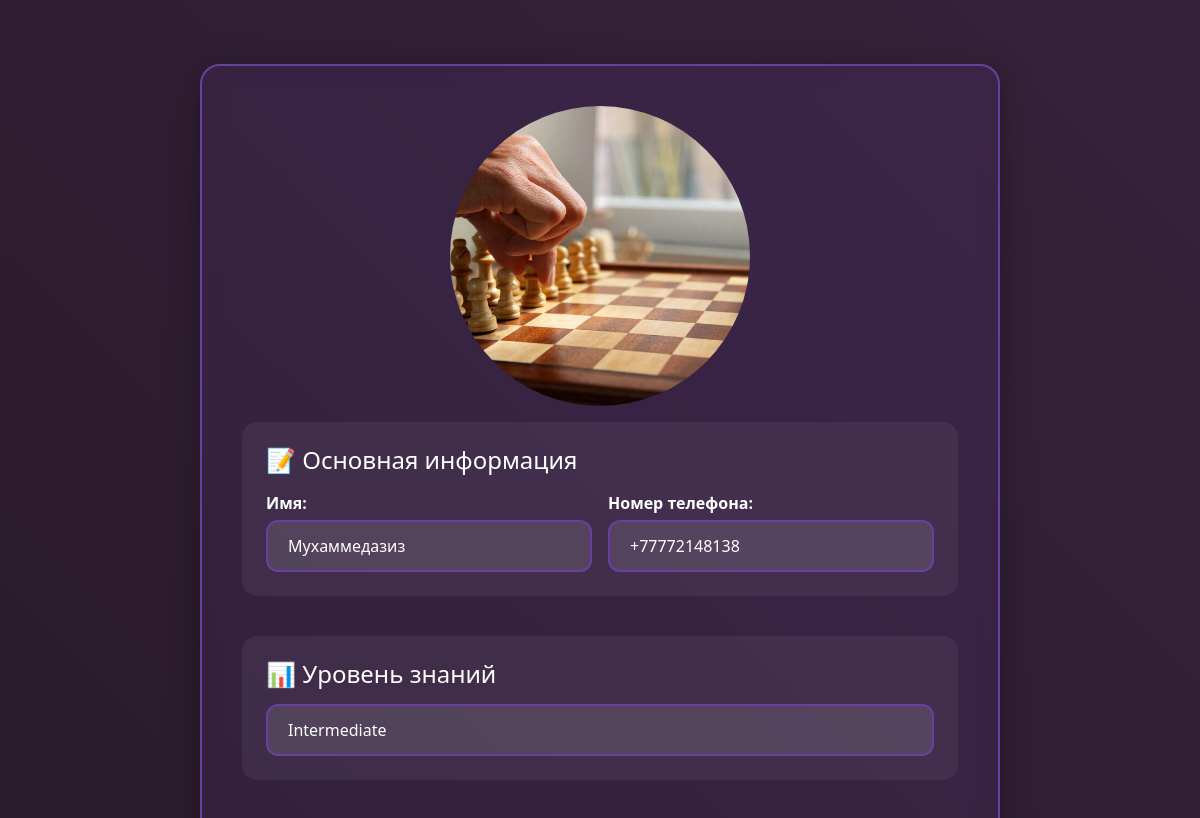
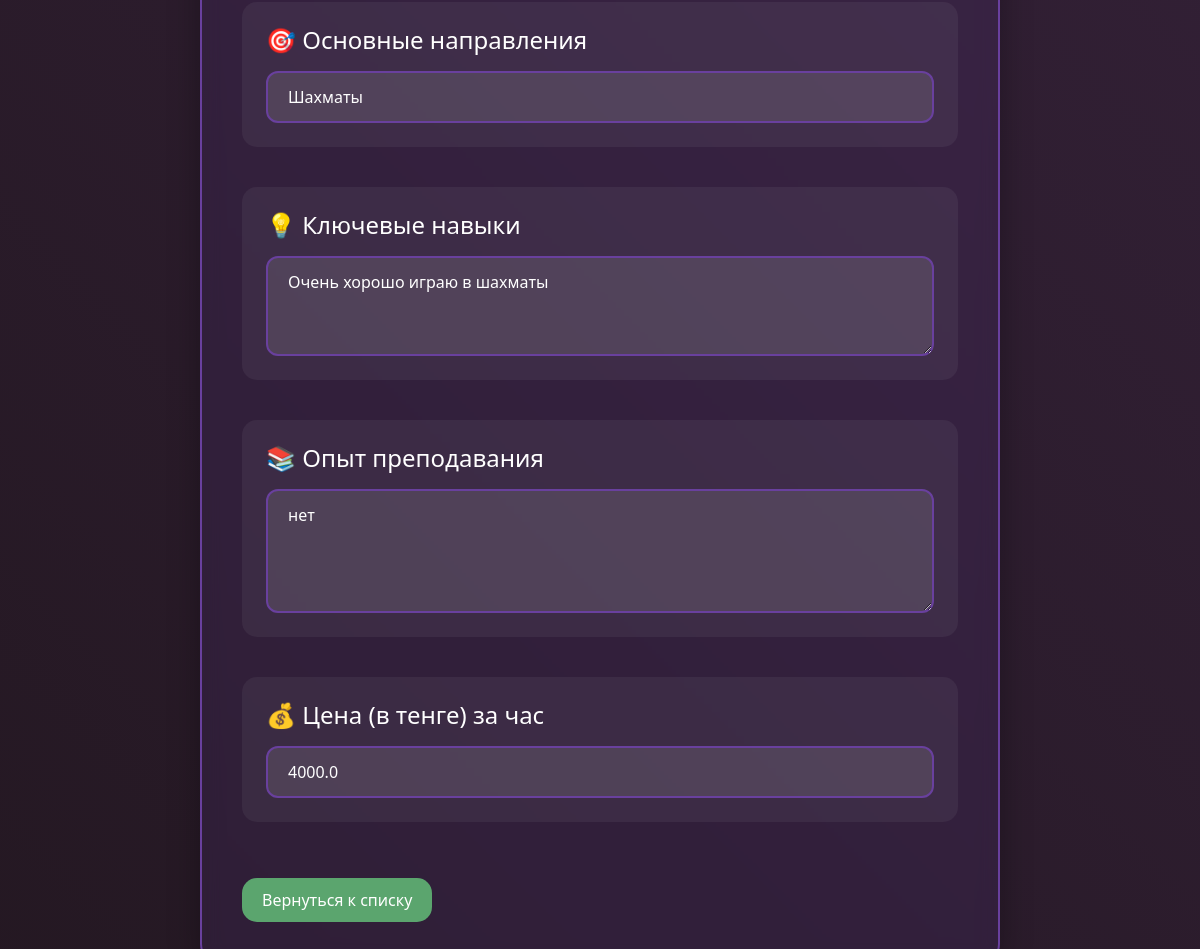
The page /teacher/1/ on the database its author committed (2 pictures, top to bottom).
### main/models.py (models this page shows, shortened)
class Teacher(models.Model):
    user = models.ForeignKey(settings.AUTH_USER_MODEL, on_delete=models.CASCADE)
    name = models.CharField(max_length=255, default="")
    phone = models.CharField(max_length=20)
    skill_level = models.CharField(
        max_length=20,
        choices=[('Beginner', 'Beginner'), ('Intermediate', 'Intermediate'), ('Advanced', 'Advanced')],
        default='Beginner'
    )
    directions = models.TextField()
    skills = models.TextField()
    experience = models.TextField()
    price = models.FloatField()
    avatar = models.ImageField(upload_to='avatars/', blank=True, null=True)

### main/views.py (the view)
# urls.py: path('teacher/<int:teacher_id>/', teacher_detail, name='teacher_detail'),
def teacher_detail(request, teacher_id):
    teacher = get_object_or_404(Teacher, id=teacher_id)
    return render(request, 'main/teacher_detail.html', {'teacher': teacher})

### main/templates/main/teacher_detail.html (shortened to what this page needs)
<!DOCTYPE html>
<html lang="ru">
<head>
  <link href="https://cdn.jsdelivr.net/npm/bootstrap@5.3.0/dist/css/bootstrap.min.css" rel="stylesheet">
</head>
<body>
  <div class="application-container">
    {% if teacher.avatar %}
      <img src="{{ teacher.avatar.url }}" alt="{{ teacher.name }}" class="profile-avatar" id="avatarImage">
    {% else %}
      <p class="text-center">Файл не выбран</p>
    {% endif %}
    <div class="form-section">
      <h4 class="mb-3">📝 Основная информация</h4>
      <div class="row g-3">
        <div class="col-md-6">
          <label>Имя:</label>
          <input type="text" class="form-control custom-input" value="{{ teacher.name }}" readonly>
        </div>
        <div class="col-md-6">
          <label>Номер телефона:</label>
          <input type="text" class="form-control custom-input" value="{{ teacher.phone }}" readonly>
        </div>
      </div>
    </div>
      <div class="form-section">
  <h4 class="mb-3">📊 Уровень знаний</h4>
  <input type="text" class="form-control custom-input" value="{{ teacher.skill_level }}" readonly>
</div>
    <div class="form-section">
      <h4 class="mb-3">🎯 Основные направления</h4>
      <input type="text" class="form-control custom-input" value="{{ teacher.directions }}" readonly placeholder="Например: Программирование, Дизайн, Маркетинг, Иностранные языки, Математика, Физика, Шахматы">
    </div>
    <div class="form-section">
      <h4 class="mb-3">💡 Ключевые навыки</h4>
      <textarea class="form-control custom-input" rows="3" readonly placeholder="Добавьте навык">{{ teacher.skills }}</textarea>
    </div>
    <div class="form-section">
      <h4 class="mb-3">📚 Опыт преподавания</h4>
      <textarea class="form-control custom-input" rows="4" readonly placeholder="Опишите ваш опыт...">{{ teacher.experience }}</textarea>
    </div>
    <div class="form-section">
      <h4 class="mb-3">💰 Цена (в тенге) за час </h4>
      <input type="text" class="form-control custom-input" value="{{ teacher.price }}" readonly placeholder="Цена">
    </div>
    <a href="{% url 'menu' %}" class="btn-custom">Вернуться к списку</a>
  </div>
</body>
</html>

### main/templates/main/teacher_detail.html (style rules this page uses)
:root { --black: #241822; --purple: #69409e; --blue: #5bc4eb; --light-green: #5ba56e; --dark-green: #2c806f; --white: #ffffff; }
body { background: linear-gradient(45deg, var(--black), #36223b); color: var(--white); min-height: 100vh; padding: 2rem; }
.application-container { max-width: 800px; margin: 2rem auto; background: rgba(105, 64, 158, 0.15); backdrop-filter: blur(10px); border-radius: 20px; border: 2px solid var(--purple); padding: 2.5rem; box-shadow: 0 8px 32px rgba(0,0,0,0.3); }
.form-section { margin-bottom: 2.5rem; padding: 1.5rem; background: rgba(255,255,255,0.05); border-radius: 15px; transition: transform 0.3s ease; }
.custom-input { background: rgba(255,255,255,0.1); border: 2px solid var(--purple); color: var(--white); padding: 12px 20px; border-radius: 12px; transition: all 0.3s ease; }
.btn-custom { background: var(--light-green); color: var(--white); border: none; padding: 10px 20px; border-radius: 15px; text-decoration: none; transition: transform 0.3s ease; display: inline-block; margin-top: 1rem; }
.profile-avatar { display: block; width: 300px; height: 300px; margin: 0 auto 1rem; border-radius: 50%; object-fit: cover; cursor: pointer; }
h4 { margin-bottom: 1rem; }
label { font-weight: bold; margin-bottom: 0.3rem; display: block; }

### rows shown on the page
Teacher: avatar (picture), name "Мухаммедазиз", phone "+77772148138", skill_level "Intermediate", directions "Шахматы", skills "Очень хорошо играю в шахматы", experience "нет", price "4000.0"
